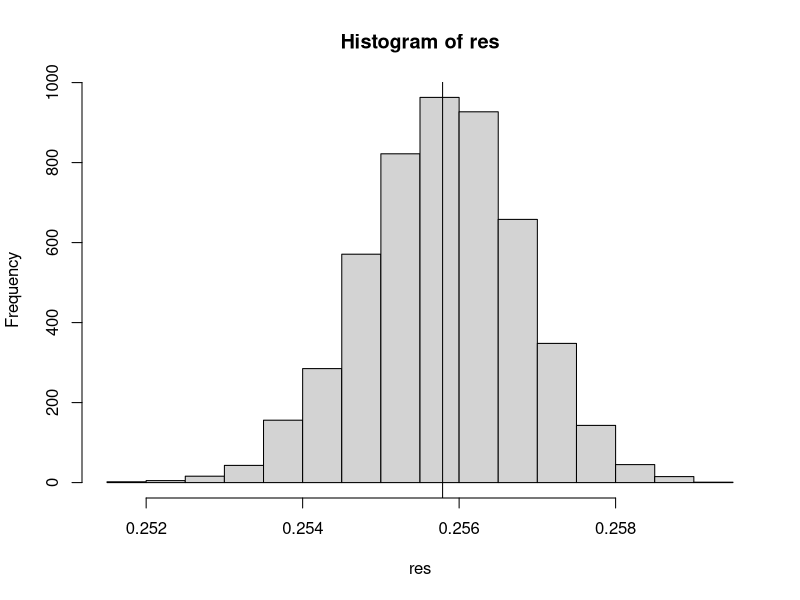
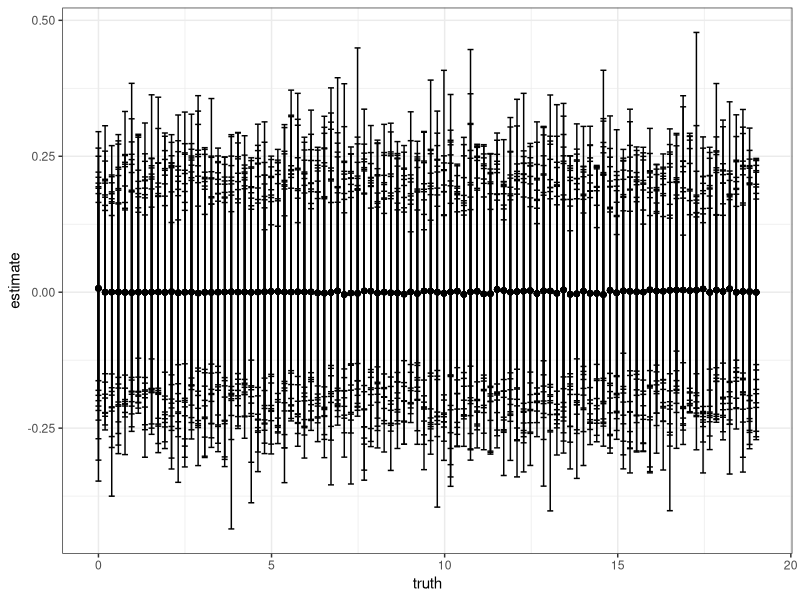
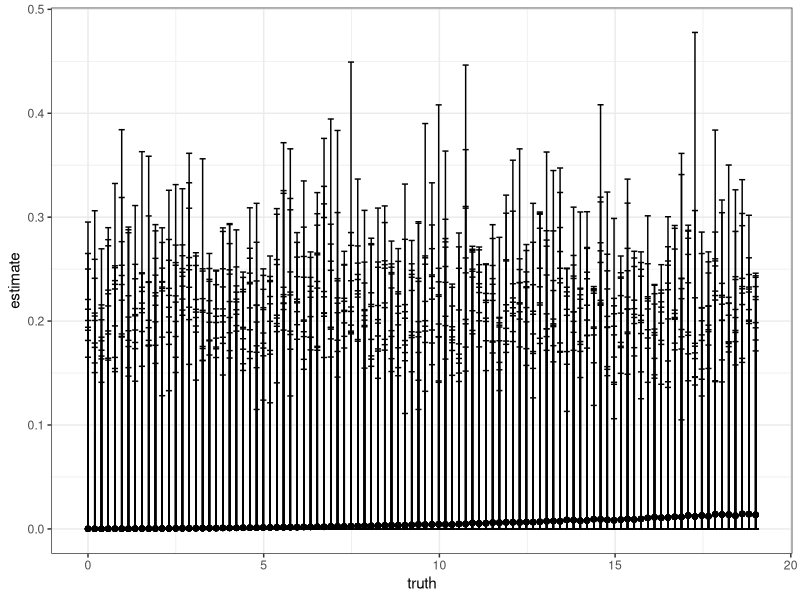

The R source for these figures, in order:
library(MASS)
library(ggplot2)
setwd("~/Documents/ratioest")

# Read in real data
true.dat <- read.csv("results.csv", header = FALSE, row.names = 1)

# Bootstrap for real data
res <- c()
set.seed(98481)
for(i in 1:5000)
{
  cont <- sample(as.numeric(true.dat[24,]), 50, replace = TRUE)
  treat <- sample(as.numeric(true.dat[26,]), 50, replace = TRUE)
  
  res <- c(res, abs(mean(treat) - mean(cont))/mean(cont))
}
mt <- mean(as.numeric(true.dat[26,]))
mc <- mean(as.numeric(true.dat[24,]))

hist(res)
abline(v = abs(mt-mc)/mc)


# Simulations ---
# function to do one simulation
sim.one <- function(r, cont.mean = 94)
{
  # simulate time
  #cont <- rnegbin(n = 5, mu = cont.mean, theta = 20)
  #treat <- rnegbin(n = 5, mu = r*cont.mean, theta = 20)
  cont <- rnorm(n = 50, mean = cont.mean, sd = 4)
  treat <- rnorm(n = 50, mean = r*cont.mean, sd = 4)
  
  # calculate the estimator
  est <- abs(mean(treat) - mean(cont))/mean(cont)
  return(est)
}


# code to replicate simulations across true ratios of means
true.ratio <- seq(from = 1, to = 20, length.out = 100)

set.seed(64684)
out <- cbind(true.ratio[1], t(replicate(1000, sim.one(true.ratio[1]))))

for(i in 2:length(true.ratio))
{
  res <- replicate(1000, sim.one(true.ratio[i]))
  out <- rbind(out, cbind(true.ratio[i], t(res)))  
}

out <- data.frame(out)
out[,1] <- out[,1] - 1
bias.out <- out
for(i in 1:nrow(out))
{
  bias.out[i, 2:ncol(out)] <- (out[i,2:ncol(out)] - out[i,1])^2
  out[i, 2:ncol(out)] <- (out[i,2:ncol(out)] - out[i,1])
}


results <- data.frame(out[,1], rowMeans(out[,2:1001]), apply(out[,2:1001], 2, min), apply(out[,2:1001], 2, max))
names(results) <- c("truth", "estimate", "min", "max")
plot <- ggplot(results, aes(truth, estimate)) + geom_point() + theme_bw()
plot <- plot + geom_errorbar(aes(x = truth, ymin = min, ymax = max))
plot


results <- data.frame(bias.out[,1], rowMeans(bias.out[,2:1001]), apply(bias.out[,2:1001], 2, min), apply(out[,2:1001], 2, max))
names(results) <- c("truth", "estimate", "min", "max")
plot <- ggplot(results, aes(truth, estimate)) + geom_point() + theme_bw()
plot <- plot + geom_errorbar(aes(x = truth, ymin = min, ymax = max))
plot
